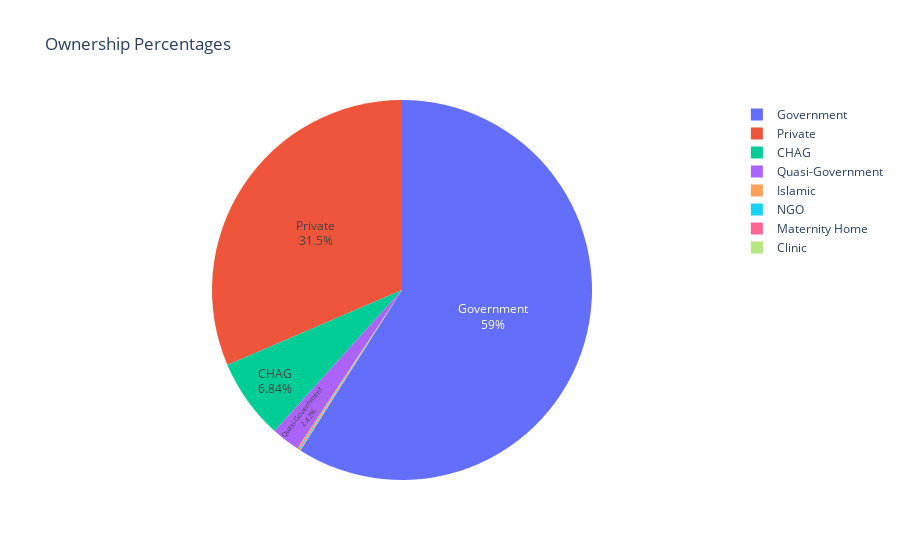

Notebook cell for this chart:
### Code cell
#Structuring into a dataframe
grp_ownships = pd.DataFrame(data['Ownership'].value_counts())
grp_ownships['Percentage Ownerships'] = round(100 * (grp_ownships['Ownership']/grp_ownships['Ownership'].sum()),1)
grp_ownships = pd.DataFrame(grp_ownships).reset_index()
grp_ownships.columns = ['Type','Ownership','Percentage Ownerships']

#Pie chart 
fig = px.pie(grp_ownships, values='Ownership', names='Type',
             title='Ownership Percentages', labels=dict(grp_ownships['Ownership']))
fig.update_traces(textposition='inside', textinfo='percent+label')
fig.show()

### Figure 1 — Plotly figure (JSON) as saved in the notebook; plotly's stock layout.template omitted (floating-point values rounded to 4 significant figures)
{"data": [{"domain": {"x": [0, 1], "y": [0, 1]}, "hovertemplate": "Type=%{label}<br>Ownership=%{value}<extra></extra>", "labels": ["Government", "Private", "CHAG", "Quasi-Government", "Islamic", "NGO", "Maternity Home", "Clinic"], "legendgroup": "", "name": "", "showlegend": true, "textinfo": "percent+label", "textposition": "inside", "type": "pie", "values": [2215, 1181, 257, 91, 5, 3, 2, 1]}], "layout": {"legend": {"tracegroupgap": 0}, "title": {"text": "Ownership Percentages"}}}
